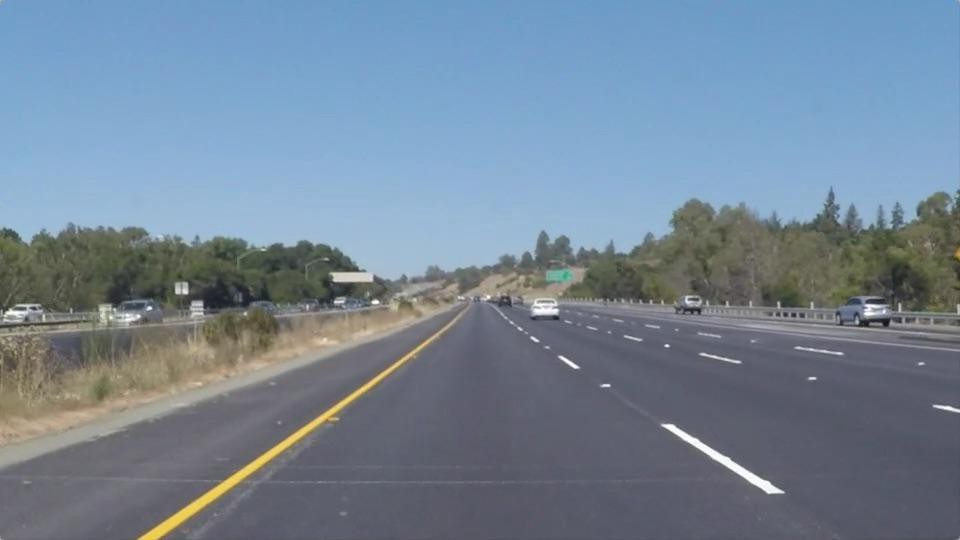
#> input picture 03_OpenCV-Histograms/01_image-histograms/images_original/lane0.jpeg, 960 x 540 px
$ python grayscale_histogram.py
#> lines starting #> are read from the running program, lines starting #| are printed output that depends on the picture
### 03_OpenCV-Histograms/01_image-histograms/helpers.py
# import the necessary packages
import os, shutil

def createFolder(process_folder):

    # Change to directory
    os.chdir(process_folder)

    # Check existence of a folder and then remove it
    path_image = "./images_solution"
    path_plot = "./plots_solution"

    if os.path.exists(path_image and path_plot) and os.path.isdir(path_image and path_plot):
        shutil.rmtree(path_image and path_plot)


    print("Existence check or remove the existing solution folder")

    # Create a folder for solutions
    os.mkdir(path_image and path_plot)

### 03_OpenCV-Histograms/01_image-histograms/grayscale_histogram.py
from matplotlib import pyplot as plt
from helpers import createFolder
import cv2

# Change to directory
process_folder = "01_image-histograms"
createFolder(process_folder)

# load the input image and convert it to grayscale
image = cv2.imread("images_original/lane0.jpeg")
#> image is the input picture: shape (540, 960, 3); mean B, G, R 150.9, 133.6, 116.6
image = cv2.cvtColor(image, cv2.COLOR_BGR2GRAY)
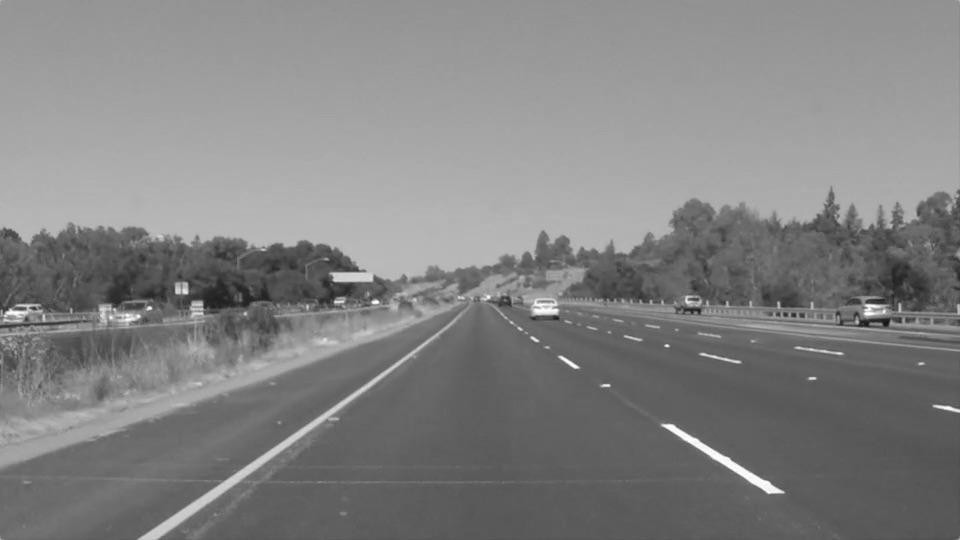
#> image: shape (540, 960); min 15, max 255, mean 130.5

# compute a grayscale histogram
hist = cv2.calcHist([image], [0], None, [256], [0, 256])
#> hist = 256 values, max 14537 at index 96, min 0 at index 0, mean 2025

# matplotlib expects RGB images so convert and then display the image
# with matplotlib
plt.figure()
plt.axis("off")
plt.imshow(cv2.cvtColor(image, cv2.COLOR_GRAY2RGB))

# plot the histogram
plt.figure()
plt.title("Grayscale Histogram")
plt.xlabel("Bins")
plt.ylabel("# of Pixels")
plt.plot(hist)
plt.xlim([0, 256])

# normalize the histogram
hist /= hist.sum()
#> hist = 256 values, max 0.028 at index 96, min 0 at index 0, mean 0.00391

# plot the normalized histogram
plt.figure()
plt.title("Grayscale Histogram (Normalized)")
plt.xlabel("Bins")
plt.ylabel("% of Pixels")
plt.plot(hist)
plt.xlim([0, 256])
plt.show()
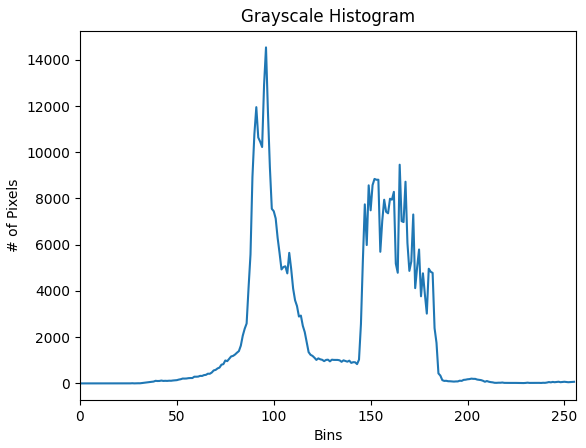
#> figure drawn by matplotlib, 1 panel; curve peaks at x = 96, y = 14537
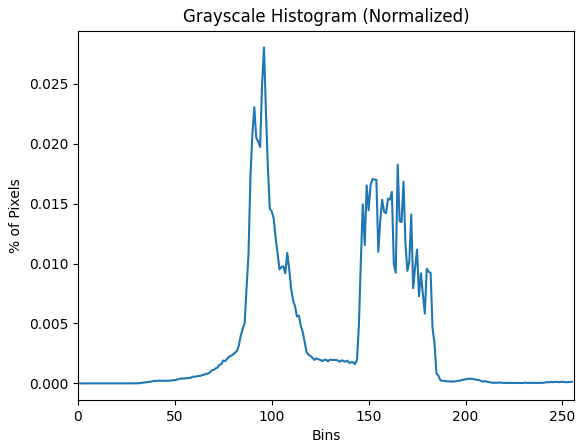
#> figure drawn by matplotlib, 1 panel; curve peaks at x = 96, y = 0.028

$ run again, with 03_OpenCV-Histograms/01_image-histograms/images_original/lane1.jpeg copied over 03_OpenCV-Histograms/01_image-histograms/images_original/lane0.jpeg
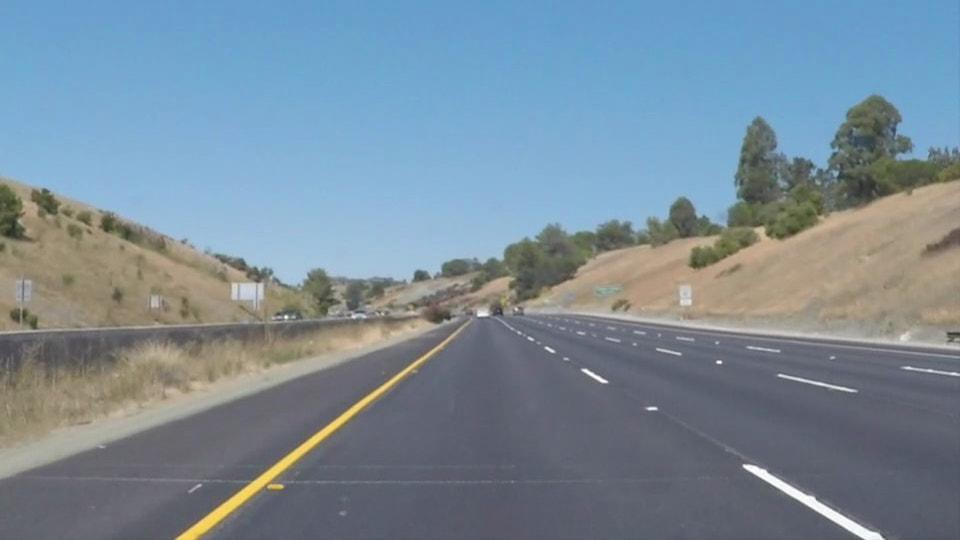
#> input picture 03_OpenCV-Histograms/01_image-histograms/images_original/lane1.jpeg, 960 x 540 px
#> image is the input picture: shape (540, 960, 3); mean B, G, R 153.1, 139.3, 121.3
#> `image = cv2.cvtColor(image, cv2.COLOR_BGR2GRAY)`:
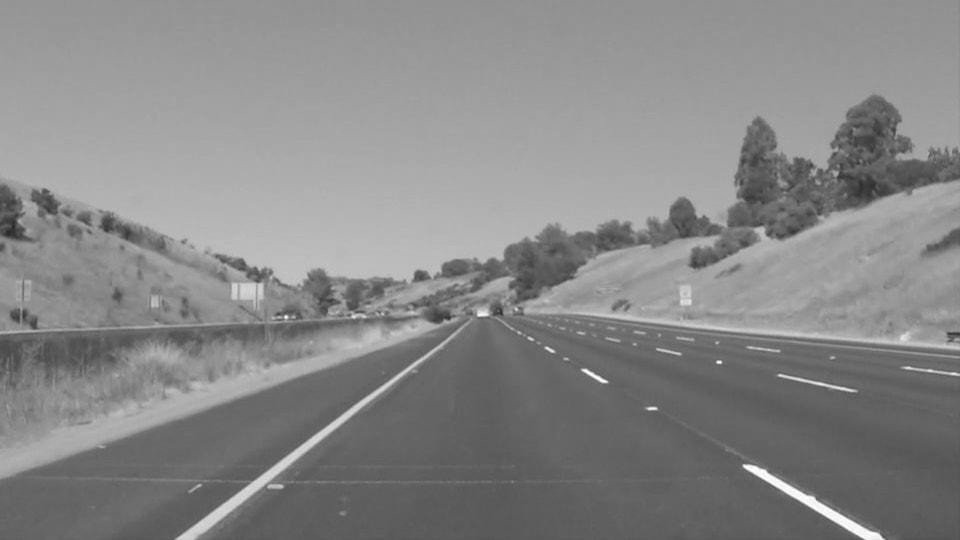
#> image: shape (540, 960); min 37, max 255, mean 135.5
#> `hist = cv2.calcHist([image], [0], None, [256], [0, 256])`: hist = 256 values, max 12300 at index 100, min 0 at index 0, mean 2025
#> `hist /= hist.sum()`: hist = 256 values, max 0.0237 at index 100, min 0 at index 0, mean 0.00391
#> `plt.show()`:
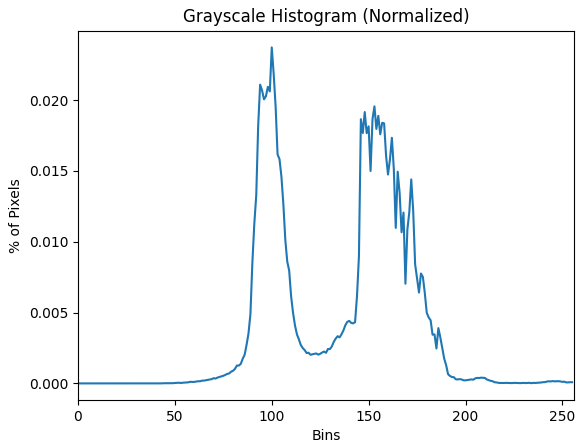
#> figure drawn by matplotlib, 1 panel; curve peaks at x = 100, y = 0.0237

$ run again, with 03_OpenCV-Histograms/01_image-histograms/images_original/beach.png saved as 03_OpenCV-Histograms/01_image-histograms/images_original/lane0.jpeg
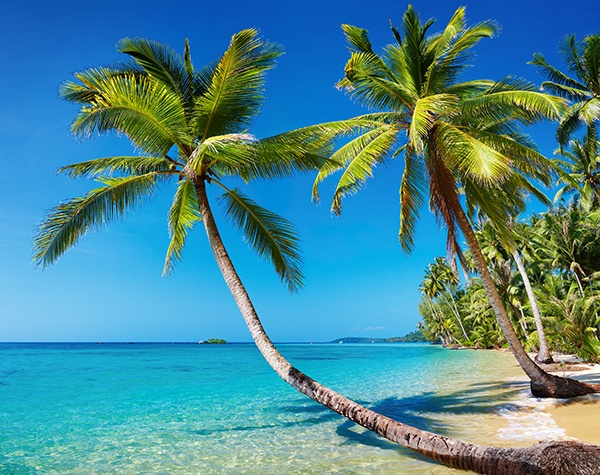
#> input picture 03_OpenCV-Histograms/01_image-histograms/images_original/beach.png, 600 x 475 px
#> image is the input picture: shape (475, 600, 3); mean B, G, R 148.9, 136.5, 73.3
#> `image = cv2.cvtColor(image, cv2.COLOR_BGR2GRAY)`:
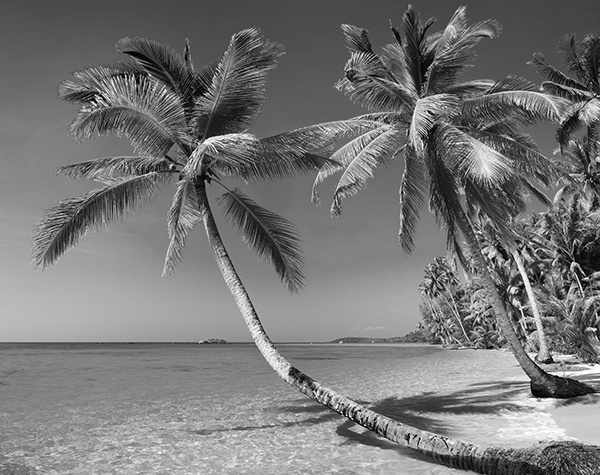
#> image: shape (475, 600); min 1, max 255, mean 119
#> `hist = cv2.calcHist([image], [0], None, [256], [0, 256])`: hist = 256 values, max 3634 at index 130, min 0 at index 0, mean 1113.3
#> `hist /= hist.sum()`: hist = 256 values, max 0.0128 at index 130, min 0 at index 0, mean 0.00391
#> `plt.show()`:
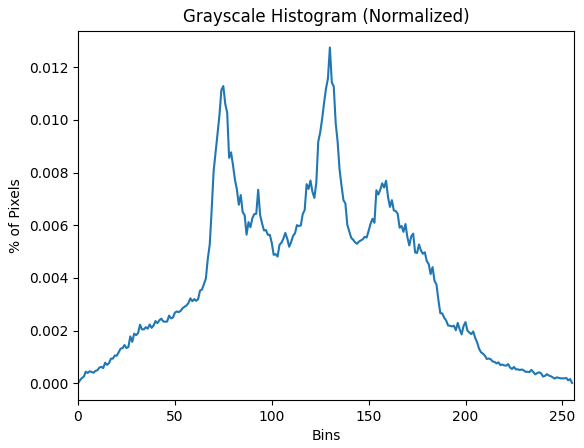
#> figure drawn by matplotlib, 1 panel; curve peaks at x = 130, y = 0.0128
